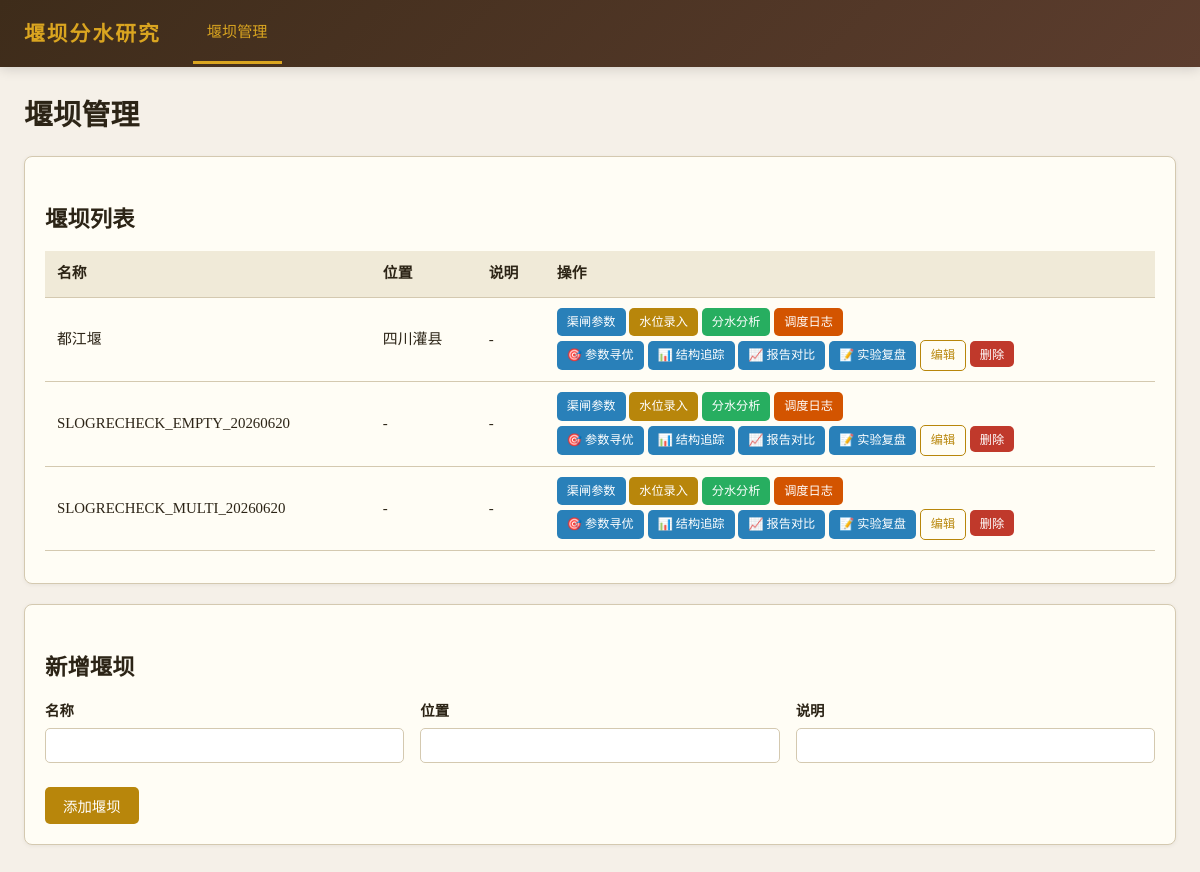
The app's page /weirs, older data.
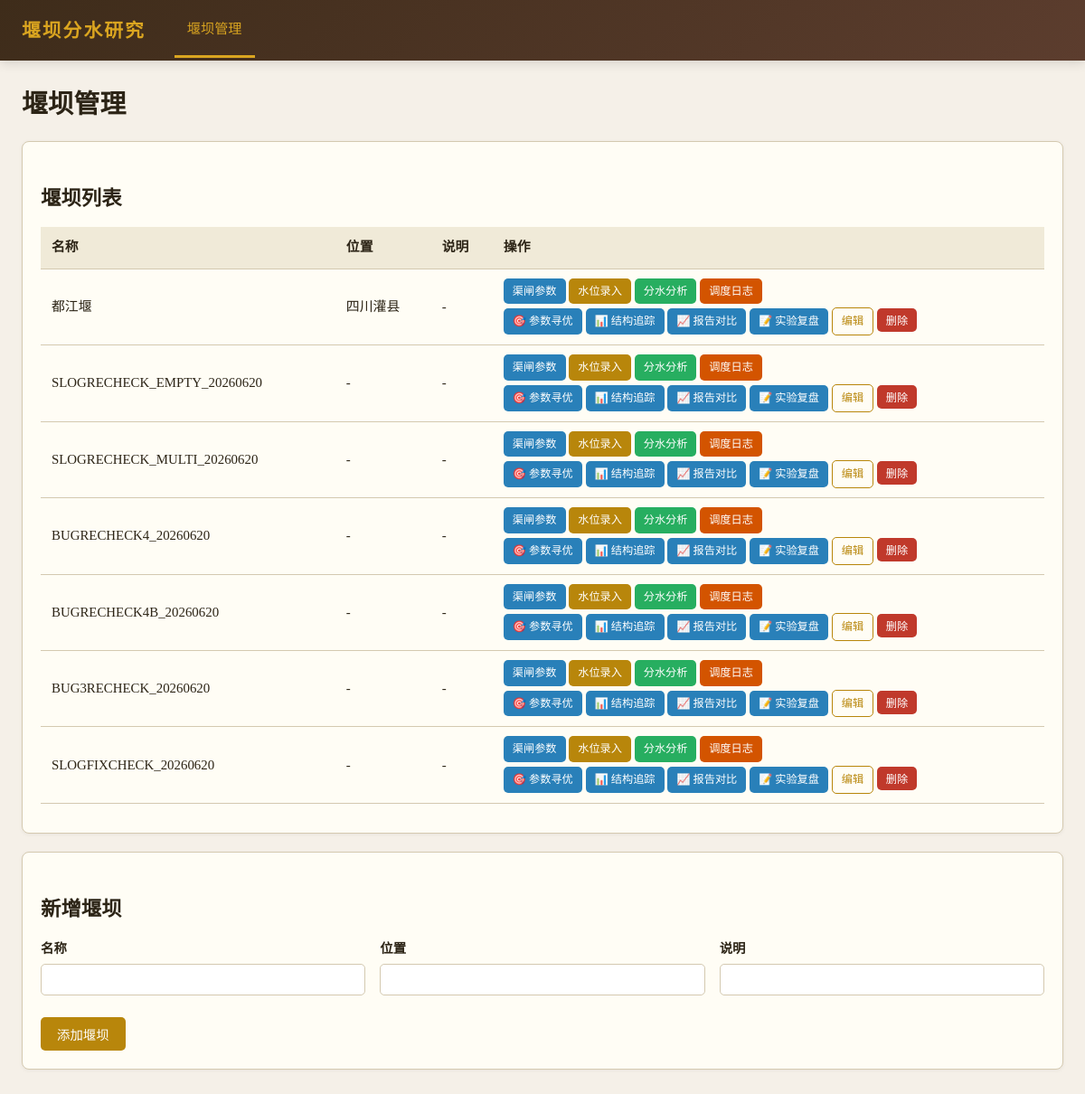
The same page, newer data.
### tables this page shows
CREATE TABLE weirs (
            id INTEGER PRIMARY KEY AUTOINCREMENT,
            name TEXT NOT NULL,
            location TEXT DEFAULT '',
            description TEXT DEFAULT ''
        );

### app/routers/weirs.py (the view)
@router.get("/weirs", response_class=HTMLResponse)
def weirs_page(request: Request):
    db = get_db()
    weirs = db.execute("SELECT * FROM weirs ORDER BY id").fetchall()
    db.close()
    return getattr(request.app.state, "templates", None).TemplateResponse(request, "weirs.html", {"weirs": weirs})

### app/templates/weirs.html (shortened to what this page needs)
{% extends "base.html" %}
{% block nav_weirs %}class="active"{% endblock %}
{% block content %}
<h1>堰坝管理</h1>
<div class="card">
    <h2>堰坝列表</h2>
    {% if weirs %}
    <table>
        <thead><tr><th>名称</th><th>位置</th><th>说明</th><th>操作</th></tr></thead>
        <tbody>
            {% for w in weirs %}
            <tr>
                <td>{{ w.name }}</td>
                <td>{{ w.location or '-' }}</td>
                <td>{{ w.description or '-' }}</td>
                <td>
                    <a href="/weirs/{{ w.id }}/canals" class="btn btn-sm btn-info">渠闸参数</a>
                    <a href="/weirs/{{ w.id }}/waterlevels" class="btn btn-sm btn-primary">水位录入</a>
                    <a href="/weirs/{{ w.id }}/schemes" class="btn btn-sm btn-success">分水分析</a>
                    <a href="/weirs/{{ w.id }}/schedule-logs" class="btn btn-sm btn-warning" style="background: #d35400; color: #fff;">调度日志</a>
                    <br style="margin:4px 0">
                    <a href="/weirs/{{ w.id }}/optimization" class="btn btn-sm btn-info" style="margin-top:4px">🎯 参数寻优</a>
                    <a href="/weirs/{{ w.id }}/tracking" class="btn btn-sm btn-info" style="margin-top:4px">📊 结构追踪</a>
                    <a href="/weirs/{{ w.id }}/compare" class="btn btn-sm btn-info" style="margin-top:4px">📈 报告对比</a>
                    <a href="/weirs/{{ w.id }}/review" class="btn btn-sm btn-info" style="margin-top:4px">📝 实验复盘</a>
                    <a href="/weirs/{{ w.id }}/edit" class="btn btn-sm btn-outline" style="margin-top:4px">编辑</a>
                    <form method="post" action="/weirs/{{ w.id }}/delete" style="display:inline" onsubmit="return confirm('确定删除？')">
                        <button type="submit" class="btn btn-sm btn-danger" style="margin-top:4px">删除</button>
                    </form>
                </td>
            </tr>
            {% endfor %}
        </tbody>
    </table>
    {% else %}
    <div class="empty-state"><p>暂无堰坝</p></div>
    {% endif %}
</div>
<div class="card">
    <h2>新增堰坝</h2>
    <form method="post" action="/weirs">
        <div class="form-row">
            <div class="form-group"><label>名称</label><input type="text" name="name" required></div>
            <div class="form-group"><label>位置</label><input type="text" name="location"></div>
            <div class="form-group"><label>说明</label><input type="text" name="description"></div>
        </div>
        <button type="submit" class="btn btn-primary" style="margin-top:12px">添加堰坝</button>
    </form>
</div>
{% endblock %}

Row changes from the older to the newer data that the page shows:
added weirs: name "BUGRECHECK4_20260620", location "-", description "-"
added weirs: name "BUGRECHECK4B_20260620", location "-", description "-"
added weirs: name "BUG3RECHECK_20260620", location "-", description "-"
added weirs: name "SLOGFIXCHECK_20260620", location "-", description "-"
